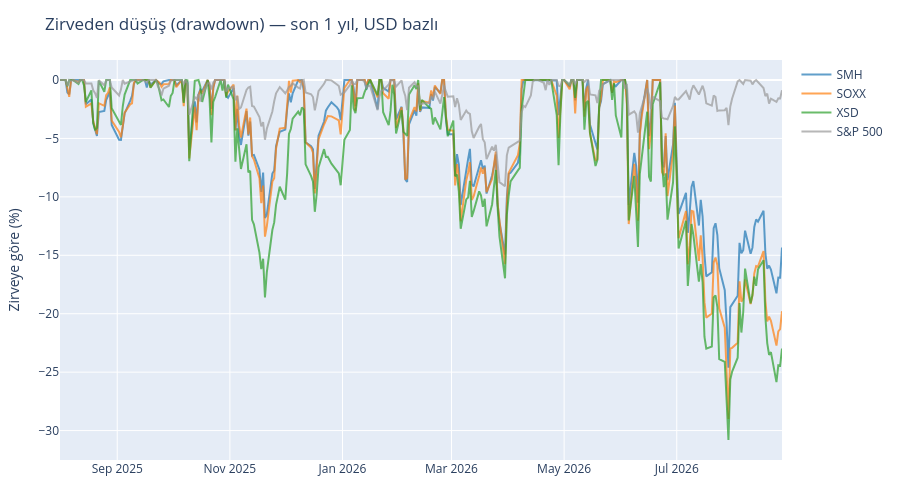

The cell this chart's notebook holds for it:
### Code cell
import plotly.graph_objects as go

gosterilecek = ["SMH", "SOXX", "XSD", "^GSPC"]
renkler = {"SMH": "#1f77b4", "SOXX": "#ff7f0e", "XSD": "#2ca02c", "^GSPC": "#999999"}

fig = go.Figure()

for t in gosterilecek:
    s = fon_fiyat[t].dropna()
    dusus = (s / s.cummax() - 1) * 100

    fig.add_trace(go.Scatter(
        x=dusus.index,
        y=dusus,
        name="S&P 500" if t == "^GSPC" else t,

        line=dict(color=renkler[t], width=2),
        opacity=0.7,
        hovertemplate="%{x|%d %b %Y}<br>%{y:.1f}%<extra>" + t + "</extra>",
    ))

fig.update_layout(
    title="Zirveden düşüş (drawdown) — son 1 yıl, USD bazlı",
    yaxis_title="Zirveye göre (%)",
    hovermode="x unified",
    height=500,
    margin=dict(t=60, l=60, r=20, b=40),
)

fig.show()

### Figure 1 — Plotly figure (JSON) as saved in the notebook; plotly's stock layout.template omitted (floating-point values rounded to 4 significant figures; data arrays with more than 128 entries replaced by an {"elided": "..."} marker saying what was removed)
{"data": [{"hovertemplate": "%{x|%d %b %Y}<br>%{y:.1f}%<extra>SMH</extra>", "line": {"color": "#1f77b4", "width": 2}, "name": "SMH", "opacity": 0.7, "x": {"elided": "270 str values"}, "y": {"elided": "270 float values"}, "type": "scatter"}, {"hovertemplate": "%{x|%d %b %Y}<br>%{y:.1f}%<extra>SOXX</extra>", "line": {"color": "#ff7f0e", "width": 2}, "name": "SOXX", "opacity": 0.7, "x": {"elided": "270 str values"}, "y": {"elided": "270 float values"}, "type": "scatter"}, {"hovertemplate": "%{x|%d %b %Y}<br>%{y:.1f}%<extra>XSD</extra>", "line": {"color": "#2ca02c", "width": 2}, "name": "XSD", "opacity": 0.7, "x": {"elided": "270 str values"}, "y": {"elided": "270 float values"}, "type": "scatter"}, {"hovertemplate": "%{x|%d %b %Y}<br>%{y:.1f}%<extra>^GSPC</extra>", "line": {"color": "#999999", "width": 2}, "name": "S&P 500", "opacity": 0.7, "x": {"elided": "270 str values"}, "y": {"elided": "270 float values"}, "type": "scatter"}], "layout": {"margin": {"t": 60, "l": 60, "r": 20, "b": 40}, "title": {"text": "Zirveden düşüş (drawdown) — son 1 yıl, USD bazlı"}, "yaxis": {"title": {"text": "Zirveye göre (%)"}}, "hovermode": "x unified", "height": 500}}
